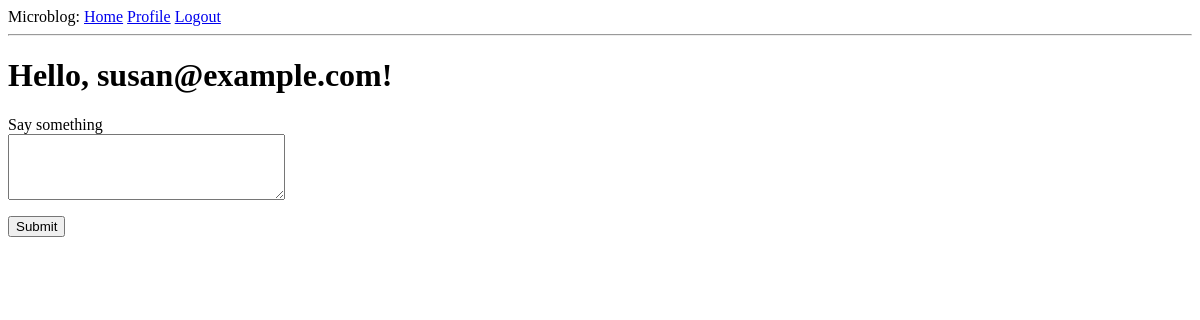
The page /index (signed in) on the database as committed earlier.
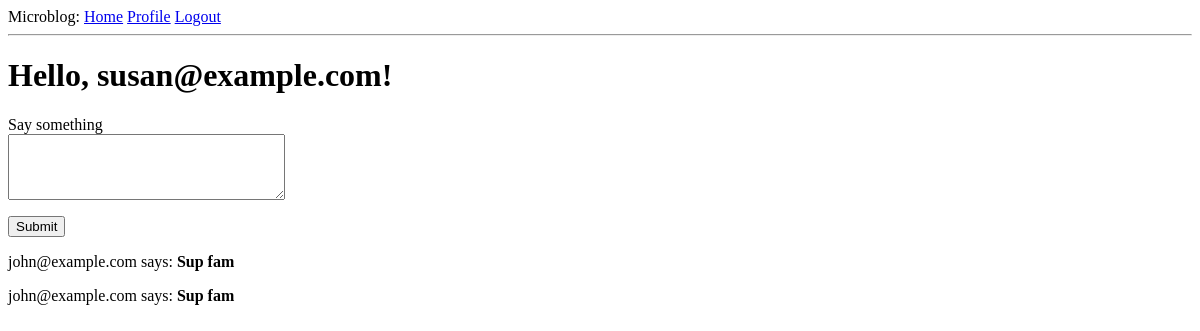
The same page on the database as committed later.
### app/models.py (models this page shows, shortened)
class Post(db.Model):
	id = db.Column(db.Integer, primary_key=True)
	body = db.Column(db.String(140))
	timestamp = db.Column(db.DateTime, index=True, default=datetime.utcnow)
	user_id = db.Column(db.Integer, db.ForeignKey('user.id'))

class User(UserMixin, db.Model):
	id = db.Column(db.Integer, primary_key=True)
	username = db.Column(db.String(64), index=True, unique=True)
	email = db.Column(db.String(120), index=True, unique=True)
	password_hash = db.Column(db.String(128))
	about_me = db.Column(db.String(140))
	last_seen = db.Column(db.DateTime, default=datetime.utcnow)
	posts = db.relationship('Post', backref='author', lazy='dynamic')
	followed = db.relationship(				\
		'User', secondary=followers,			\
		primaryjoin=(followers.c.follower_id == id),	\
		secondaryjoin=(followers.c.followed_id == id),	\
		backref=db.backref('followers', lazy='dynamic'), lazy='dynamic')
	def followed_posts(self):
		followed = Post.query.join(followers, (followers.c.followed_id == Post.user_id)).filter(followers.c.follower_id == self.id)
		own = Post.query.filter_by(user_id=self.id)
		return followed.union(own).order_by(Post.timestamp.desc())

### app/routes.py (the view)
@app.route('/', methods=['GET', 'POST'])
@app.route('/index', methods=['GET', 'POST'])
@login_required
def index():
	form = PostForm()
	if form.validate_on_submit():
		post = Post(body=form.post.data, author=current_user)
		db.session.add(post)
		db.session.commit()
		flash('Your post is now live!')
		return redirect(url_for('index'))
	posts = current_user.followed_posts()
	return render_template('index.html', title='Home', posts=posts, form=form)

### app/forms.py
class PostForm(FlaskForm):
	post = TextAreaField('Say something', validators=[DataRequired(), Length(min=1, max=140)])
	submit = SubmitField('Submit')

### app/models.py (called while the page is built)
@login.user_loader
def load_user(id):
	return User.query.get(int(id))

### app/routes.py (called while the page is built)
@app.before_request
def before_request():
	if current_user.is_authenticated:
		current_user.last_seen = datetime.utcnow()
		db.session.commit()

### app/templates/index.html (shortened to what this page needs)
{% extends "base.html" %}
{% block content %}
        <h1>Hello, {{ current_user.username }}!</h1>
	<form action="" method="post">
		<p>
			{{ form.post.label }}<br>
			{{ form.post(cols=32, rows=4) }}<br>
		</p>
		<p>{{ form.submit() }}</p>
	</form>
	{% for post in posts %}
	<div><p>{{ post.author.username }} says: <b>{{ post.body }}</b></p></div>
	{% endfor %}
{% endblock %}

Rows that differ between the two databases and show on the page:
added Post: author.username "john@example.com", body "Sup fam"
added Post: author.username "john@example.com", body "Sup fam"
